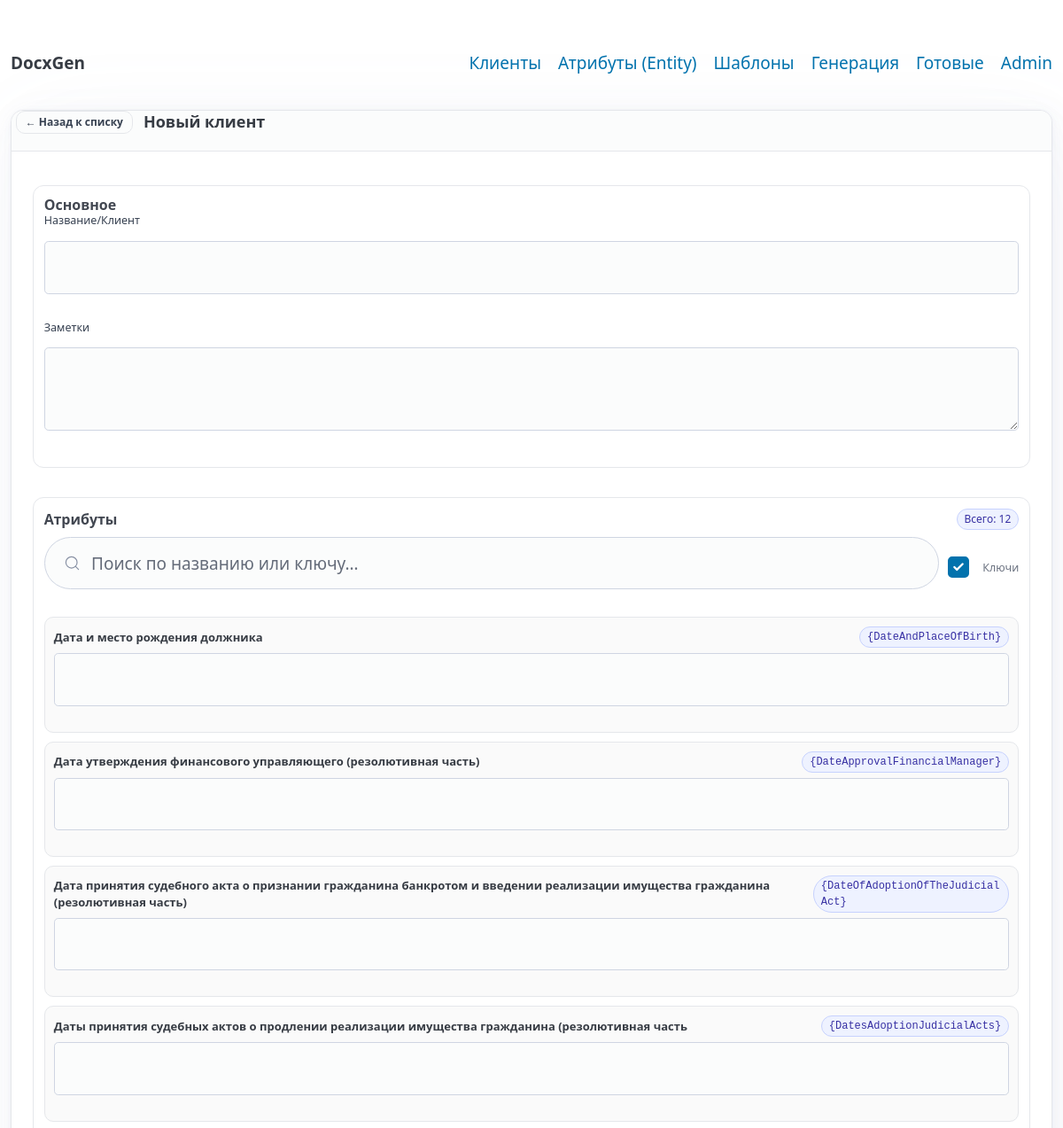
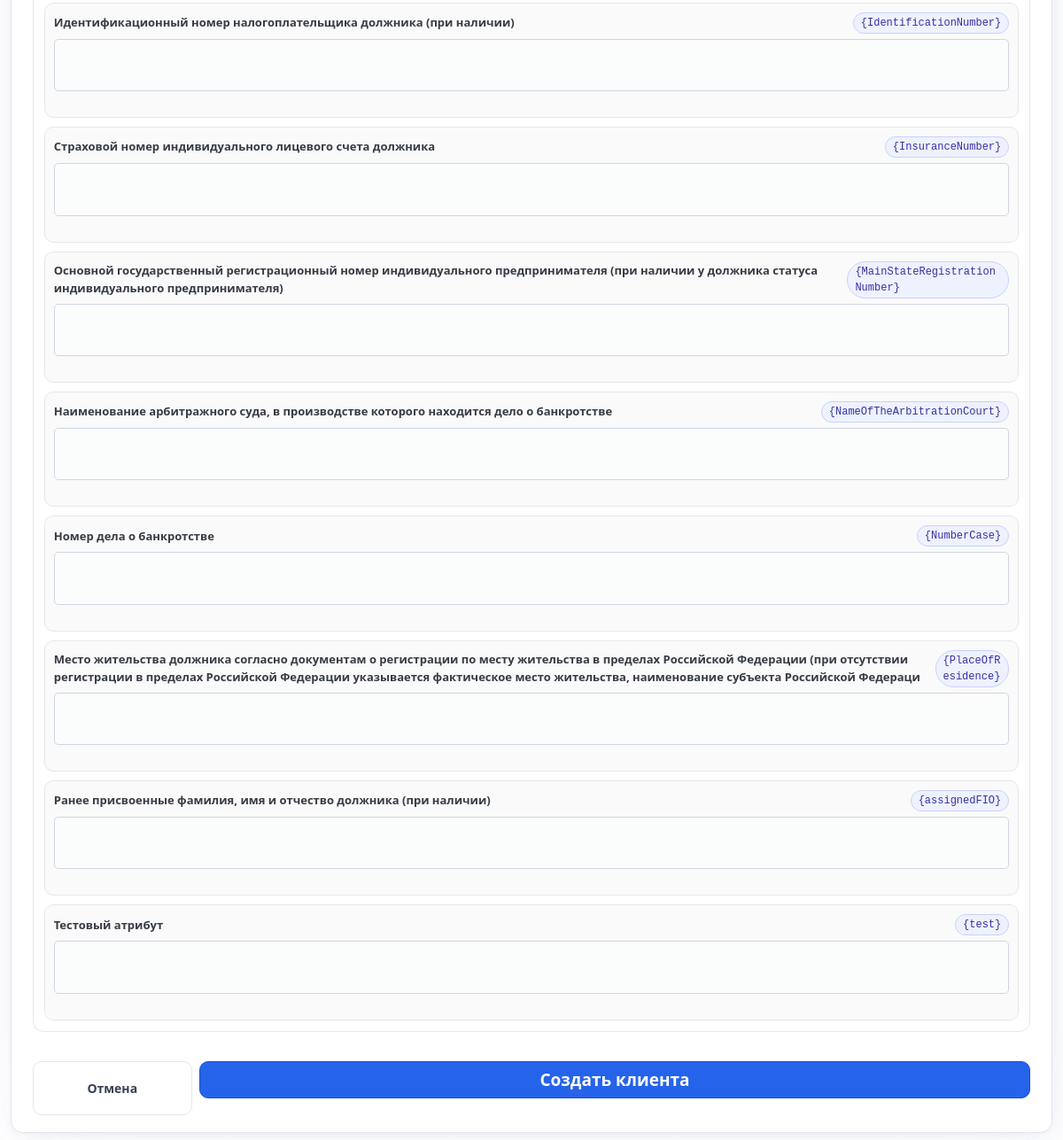
The app's page /clients/create/ with its own data (2 pictures, top to bottom).
### core/models.py (models this page shows, shortened)
class Entity(models.Model):
    name = models.CharField(max_length=255, verbose_name=_("Название"))
    key = models.SlugField(
        max_length=64,
        unique=True,
        help_text=_("ID плейсхолдера без фигурных скобок, напр. FIO, ADDRESS"),
        verbose_name=_("Ключ"),
    )
    class Meta:
        verbose_name = _("Сущность")
        verbose_name_plural = _("Сущности")
        ordering = ["key"]
    @property
    def placeholder(self) -> str:
        return f"{{{self.key}}}"

### core/views.py (the view, shortened to what this page needs)
# urls.py: path("clients/create/", views.client_create, name="client_create"),
def client_create(request):
    client_form = ClientForm(request.POST or None)
    temp_client = Client()
    attrs_form = ClientAttributesForm(request.POST or None, client=temp_client)
    return render(request, "client_form.html", {
        "client_form": client_form, "attrs_form": attrs_form, "mode": "create"
    })

### core/forms.py (shortened to what this page needs)
class ClientForm(forms.ModelForm):
    class Meta:
        model = Client
        fields = ["name", "notes"]
        widgets = {"notes": forms.Textarea(attrs={"rows": 3})}

class ClientAttributesForm(forms.Form):
    def __init__(self, *args, client: Client, **kwargs):
        super().__init__(*args, **kwargs)
        self.client = client
        self.entities = list(Entity.objects.all().order_by("key"))
        existing_json = dict(getattr(client, "attributes", {}) or {})
        for ent in self.entities:
            initial = existing_json.get(ent.key, "")
            widget = forms.Textarea(attrs={"rows": 2}) if len(str(initial)) > 120 else forms.TextInput()
            field = forms.CharField(
                label=ent.name,          # показываем только человекочитаемое имя
                required=False,
                initial=initial,
                widget=widget,
            )
            field.widget.attrs.update({
                "data_key": ent.key,
                "data_placeholder": ent.placeholder,
            })
            self.fields[ent.key] = field

### core/templates/client_form.html (shortened to what this page needs)
{% extends 'base.html' %}
{% block content %}
<article class="card card--full client-page">
  <header class="client-header">
    <div class="client-header-left">
      <a href="/clients/" class="btn btn-outline btn-sm">← Назад к списку</a>
      <h2>{% if mode == 'edit' %}Редактировать клиента{% else %}Новый клиент{% endif %}</h2>
    </div>
  </header>
  <form id="clientForm" method="post" class="client-form">
    <section class="panel">
      <h3 class="panel-title">Основное</h3>
      <div class="field-block">
        <label for="{{ client_form.name.id_for_label }}">Название/Клиент</label>
        {{ client_form.name }}
      </div>
      <div class="field-block">
        <label for="{{ client_form.notes.id_for_label }}">Заметки</label>
        {{ client_form.notes }}
      </div>
    </section>
    <section class="panel">
      <div class="panel-title-row">
        <h3 class="panel-title">Атрибуты</h3>
        <span class="pill">Всего: {{ attrs_form.fields|length }}</span>
      </div>
      <div class="tool-row">
        <input id="attrSearch" type="search" placeholder="Поиск по названию или ключу…">
        <label class="toggle">
          <input type="checkbox" id="toggleKeys" checked>
          <span>Ключи</span>
        </label>
      </div>
      <div class="attrs-grid">
        {% for f in attrs_form %}
          <div class="attr-card" data-label="{{ f.label|lower }} {{ f.field.widget.attrs.data_key|lower }}">
            <div class="attr-head">
              <label for="{{ f.id_for_label }}" class="attr-label">{{ f.label }}</label>
              <span class="pill monospace token-pill">{{ f.field.widget.attrs.data_placeholder }}</span>
            </div>
            <div class="attr-input">{{ f }}</div>
          </div>
        {% endfor %}
      </div>
    </section>
    <div class="sticky-actions actions-eq">
      <a href="/clients/" class="btn btn-outline btn-eq">Отмена</a>
      <button type="submit" class="btn btn-primary btn-eq">
        {% if mode == 'edit' %}Сохранить изменения{% else %}Создать клиента{% endif %}
      </button>
    </div>
  </form>
</article>
{% endblock %}

### core/templates/base.html (style rules this page uses)
.card { width:100%;padding:1.25rem;border:1px solid #e5e7eb;border-radius:14px;background:#fff;overflow:hidden }
.card--full { padding:0 }
.monospace { font-family:ui-monospace,SFMono-Regular,Menlo,Monaco,Consolas,"Liberation Mono","Courier New",monospace }
.pill { display:inline-block;max-width:100%;overflow:hidden;text-overflow:ellipsis;vertical-align:middle;border-radius:999px;padding:2px 8px;background:#eef2ff;color:#3730a3;font-size:12px;border:1px solid #c7d2fe }
.btn { display:inline-flex;align-items:center;justify-content:center;gap:6px;padding:6px 10px;border-radius:10px;border:1px solid transparent;text-decoration:none;font-weight:600;transition:all .15s }
.btn-sm { font-size:12px;line-height:1 }
.btn-primary { background:#2563eb;color:#fff;border-color:#1d4ed8 }
.btn-outline { background:transparent;border-color:#e5e7eb;color:#374151 }

### core/templates/client_form.html (style rules this page uses)
.client-page { font-size: 14px; }
.client-page h2 { margin: 0; font-size: 18px; }
.client-page h3 { margin: 0; font-size: 16px; }
.client-header { display:flex;justify-content:space-between;align-items:center; padding:1rem 1.25rem;border-bottom:1px solid #e5e7eb; }
.client-header-left { display:flex; align-items:center; gap:12px; }
.client-form { padding:1rem 1.25rem; display:flex; flex-direction:column; gap:14px; }
.panel { border:1px solid #e5e7eb;border-radius:12px;padding:12px;background:#fff; }
.panel-title-row { display:flex;align-items:center;gap:8px;justify-content:space-between;margin-bottom:8px; }
.panel-title { margin:0; }
.tool-row { display:flex;gap:10px;align-items:center;margin:8px 0 12px; }
.tool-row input[type="search"] { flex:1; min-width: 240px; }
.toggle { display:flex;align-items:center;gap:6px;color:#6b7280;font-size:12.5px; }
.field-block { display:flex; flex-direction:column; gap:6px; margin-bottom:10px; }
.field-block label { font-size:12.5px; color:#374151; }
.field-block input[type="text"], .field-block textarea { width:100%; font-size:14px; }
.attrs-grid { display:grid; grid-template-columns: 1fr; gap:10px; }
.attr-card { border:1px solid #e5e7eb;border-radius:10px;padding:10px;background:#fafafa; }
.attr-head { display:flex;align-items:center;gap:8px;justify-content:space-between;margin-bottom:6px; }
.attr-label { font-weight:600; margin:0; font-size:13px; }
.attr-input input[type="text"], .attr-input textarea { width:100%; font-size:14px; }
.actions-eq { display:flex;gap:8px;justify-content:flex-end; }
.btn-eq { min-width: 180px; }

### records on screen
Entity: label "Дата и место рождения должника"
Entity: label "Дата утверждения финансового управляющего (резолютивная часть)"
Entity: label "Дата принятия судебного акта о признании гражданина банкротом и введении реализации имущества гражданина (резолютивная часть)"
Entity: label "Даты принятия судебных актов о продлении реализации имущества гражданина (резолютивная часть"
Entity: label "Идентификационный номер налогоплательщика должника (при наличии)"
Entity: label "Страховой номер индивидуального лицевого счета должника"
Entity: label "Основной государственный регистрационный номер индивидуального предпринимателя (при наличии у должника статуса индивидуального предпринимателя)"
Entity: label "Наименование арбитражного суда, в производстве которого находится дело о банкротстве"
Entity: label "Номер дела о банкротстве"
Entity: label "Место жительства должника согласно документам о регистрации по месту жительства в пределах Российской Федерации (при отсутствии регистрации в пределах Российской Федерации указывается фактическое место жительства, наименование субъекта Российской Федераци"
Entity: label "Ранее присвоенные фамилия, имя и отчество должника (при наличии)"
Entity: label "Тестовый атрибут"

### other values on screen
{{ attrs_form.fields|length }} "12"
{{ f.field.widget.attrs.data_placeholder }} "{DateAndPlaceOfBirth}" "{DateApprovalFinancialManager}" "{DateOfAdoptionOfTheJudicialAct}" "{DatesAdoptionJudicialActs}" "{IdentificationNumber}" "{InsuranceNumber}" "{MainStateRegistrationNumber}" "{NameOfTheArbitrationCourt}" "{NumberCase}" "{PlaceOfResidence}" "{assignedFIO}" "{test}"
